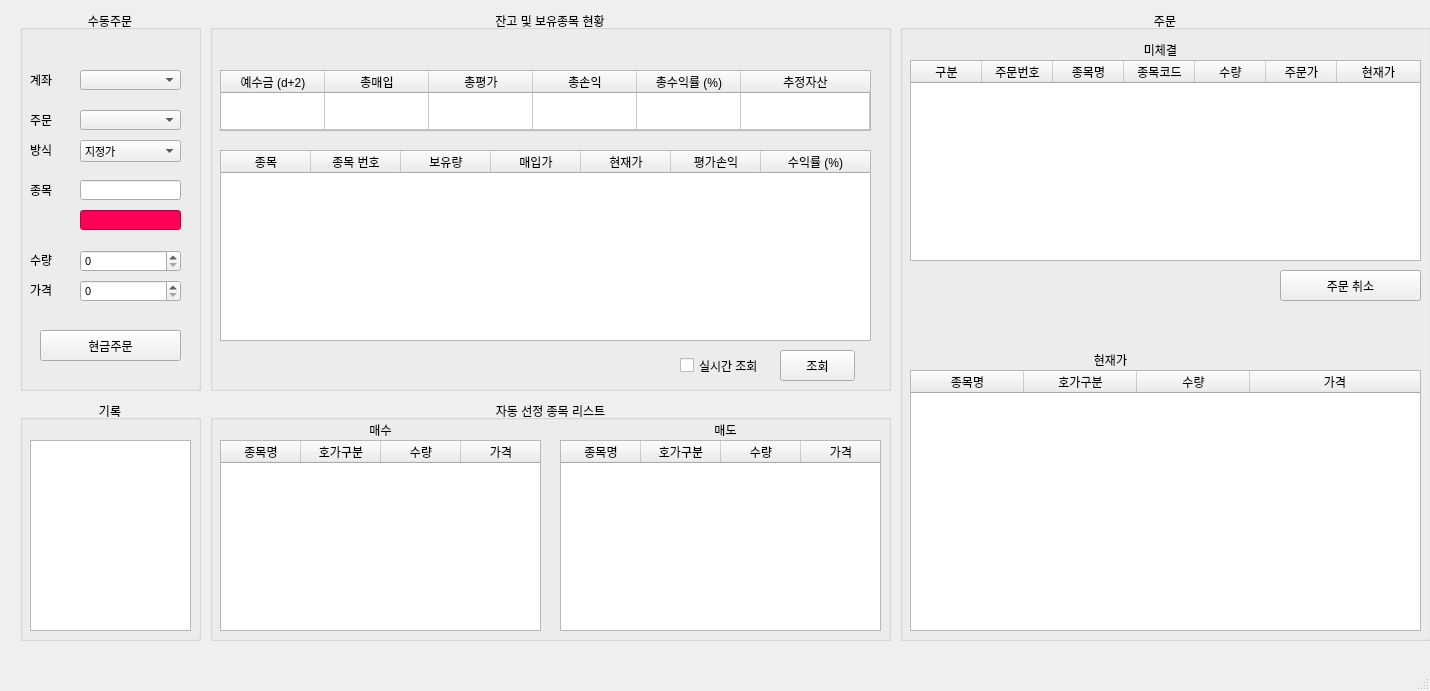
<?xml version="1.0" encoding="UTF-8"?>
<ui version="4.0">
 <class>MainWindow</class>
 <widget class="QMainWindow" name="MainWindow">
  <property name="geometry">
   <rect>
    <x>0</x>
    <y>0</y>
    <width>1430</width>
    <height>691</height>
   </rect>
  </property>
  <property name="windowTitle">
   <string>PyTrader v0.5</string>
  </property>
  <widget class="QWidget" name="centralwidget">
   <widget class="QGroupBox" name="groupBox">
    <property name="geometry">
     <rect>
      <x>20</x>
      <y>10</y>
      <width>181</width>
      <height>381</height>
     </rect>
    </property>
    <property name="title">
     <string>수동주문</string>
    </property>
    <property name="alignment">
     <set>Qt::AlignCenter</set>
    </property>
    <widget class="QComboBox" name="bidTypeComboBox">
     <property name="geometry">
      <rect>
       <x>60</x>
       <y>130</y>
       <width>101</width>
       <height>22</height>
      </rect>
     </property>
     <property name="font">
      <font>
       <pointsize>8</pointsize>
      </font>
     </property>
     <item>
      <property name="text">
       <string>지정가</string>
      </property>
     </item>
     <item>
      <property name="text">
       <string>시장가</string>
      </property>
     </item>
    </widget>
    <widget class="QLabel" name="label_6">
     <property name="geometry">
      <rect>
       <x>10</x>
       <y>270</y>
       <width>31</width>
       <height>20</height>
      </rect>
     </property>
     <property name="text">
      <string>가격</string>
     </property>
    </widget>
    <widget class="QLabel" name="label_5">
     <property name="geometry">
      <rect>
       <x>10</x>
       <y>240</y>
       <width>31</width>
       <height>20</height>
      </rect>
     </property>
     <property name="text">
      <string>수량</string>
     </property>
    </widget>
    <widget class="QLabel" name="label_4">
     <property name="geometry">
      <rect>
       <x>10</x>
       <y>130</y>
       <width>31</width>
       <height>20</height>
      </rect>
     </property>
     <property name="text">
      <string>방식</string>
     </property>
    </widget>
    <widget class="QLineEdit" name="codeNameLineEdit">
     <property name="geometry">
      <rect>
       <x>60</x>
       <y>200</y>
       <width>101</width>
       <height>20</height>
      </rect>
     </property>
     <property name="font">
      <font>
       <pointsize>8</pointsize>
      </font>
     </property>
     <property name="styleSheet">
      <string notr="true">background-color: rgb(255, 0, 89);</string>
     </property>
    </widget>
    <widget class="QSpinBox" name="qtySpinBox">
     <property name="geometry">
      <rect>
       <x>60</x>
       <y>240</y>
       <width>101</width>
       <height>22</height>
      </rect>
     </property>
     <property name="font">
      <font>
       <pointsize>8</pointsize>
      </font>
     </property>
     <property name="maximum">
      <number>100</number>
     </property>
    </widget>
    <widget class="QSpinBox" name="priceSpinBox">
     <property name="geometry">
      <rect>
       <x>60</x>
       <y>270</y>
       <width>101</width>
       <height>22</height>
      </rect>
     </property>
     <property name="sizePolicy">
      <sizepolicy hsizetype="Expanding" vsizetype="Fixed">
       <horstretch>0</horstretch>
       <verstretch>0</verstretch>
      </sizepolicy>
     </property>
     <property name="font">
      <font>
       <pointsize>8</pointsize>
      </font>
     </property>
     <property name="maximum">
      <number>100000000</number>
     </property>
     <property name="singleStep">
      <number>50</number>
     </property>
    </widget>
    <widget class="QPushButton" name="orderBtn">
     <property name="geometry">
      <rect>
       <x>20</x>
       <y>320</y>
       <width>141</width>
       <height>31</height>
      </rect>
     </property>
     <property name="sizeIncrement">
      <size>
       <width>40</width>
       <height>0</height>
      </size>
     </property>
     <property name="text">
      <string>현금주문</string>
     </property>
    </widget>
    <widget class="QLineEdit" name="codeLineEdit">
     <property name="geometry">
      <rect>
       <x>60</x>
       <y>170</y>
       <width>101</width>
       <height>20</height>
      </rect>
     </property>
     <property name="font">
      <font>
       <pointsize>8</pointsize>
      </font>
     </property>
    </widget>
    <widget class="QLabel" name="label_3">
     <property name="geometry">
      <rect>
       <x>10</x>
       <y>170</y>
       <width>31</width>
       <height>20</height>
      </rect>
     </property>
     <property name="text">
      <string>종목</string>
     </property>
    </widget>
    <widget class="QLabel" name="label_2">
     <property name="geometry">
      <rect>
       <x>10</x>
       <y>100</y>
       <width>31</width>
       <height>20</height>
      </rect>
     </property>
     <property name="text">
      <string>주문</string>
     </property>
    </widget>
    <widget class="QComboBox" name="orderTypeComboBox">
     <property name="geometry">
      <rect>
       <x>60</x>
       <y>100</y>
       <width>101</width>
       <height>20</height>
      </rect>
     </property>
     <property name="font">
      <font>
       <pointsize>8</pointsize>
       <weight>50</weight>
       <bold>false</bold>
      </font>
     </property>
     <property name="editable">
      <bool>false</bool>
     </property>
     <property name="currentIndex">
      <number>-1</number>
     </property>
     <item>
      <property name="text">
       <string>신규매수</string>
      </property>
     </item>
     <item>
      <property name="text">
       <string>신규매도</string>
      </property>
     </item>
     <item>
      <property name="text">
       <string>매수취소</string>
      </property>
     </item>
     <item>
      <property name="text">
       <string>매도취소</string>
      </property>
     </item>
    </widget>
    <widget class="QComboBox" name="accountComboBox">
     <property name="geometry">
      <rect>
       <x>60</x>
       <y>60</y>
       <width>101</width>
       <height>20</height>
      </rect>
     </property>
     <property name="sizePolicy">
      <sizepolicy hsizetype="Preferred" vsizetype="Preferred">
       <horstretch>11</horstretch>
       <verstretch>0</verstretch>
      </sizepolicy>
     </property>
     <property name="minimumSize">
      <size>
       <width>17</width>
       <height>17</height>
      </size>
     </property>
     <property name="font">
      <font>
       <family>Arial</family>
       <pointsize>8</pointsize>
       <stylestrategy>PreferAntialias</stylestrategy>
      </font>
     </property>
     <property name="contextMenuPolicy">
      <enum>Qt::PreventContextMenu</enum>
     </property>
     <property name="layoutDirection">
      <enum>Qt::LeftToRight</enum>
     </property>
     <property name="autoFillBackground">
      <bool>true</bool>
     </property>
     <property name="editable">
      <bool>false</bool>
     </property>
     <property name="currentText">
      <string/>
     </property>
     <property name="currentIndex">
      <number>-1</number>
     </property>
     <property name="insertPolicy">
      <enum>QComboBox::NoInsert</enum>
     </property>
     <property name="sizeAdjustPolicy">
      <enum>QComboBox::AdjustToMinimumContentsLengthWithIcon</enum>
     </property>
     <property name="minimumContentsLength">
      <number>15</number>
     </property>
     <property name="iconSize">
      <size>
       <width>24</width>
       <height>24</height>
      </size>
     </property>
     <property name="duplicatesEnabled">
      <bool>false</bool>
     </property>
     <property name="frame">
      <bool>true</bool>
     </property>
    </widget>
    <widget class="QLabel" name="label">
     <property name="geometry">
      <rect>
       <x>10</x>
       <y>60</y>
       <width>31</width>
       <height>20</height>
      </rect>
     </property>
     <property name="text">
      <string>계좌</string>
     </property>
    </widget>
    <zorder>bidTypeComboBox</zorder>
    <zorder>label_6</zorder>
    <zorder>label_5</zorder>
    <zorder>label_4</zorder>
    <zorder>codeNameLineEdit</zorder>
    <zorder>qtySpinBox</zorder>
    <zorder>priceSpinBox</zorder>
    <zorder>orderBtn</zorder>
    <zorder>codeLineEdit</zorder>
    <zorder>label_3</zorder>
    <zorder>label_2</zorder>
    <zorder>orderTypeComboBox</zorder>
    <zorder>label</zorder>
    <zorder>accountComboBox</zorder>
   </widget>
   <widget class="QGroupBox" name="groupBox_2">
    <property name="geometry">
     <rect>
      <x>210</x>
      <y>10</y>
      <width>681</width>
      <height>381</height>
     </rect>
    </property>
    <property name="title">
     <string>잔고 및 보유종목 현황</string>
    </property>
    <property name="alignment">
     <set>Qt::AlignCenter</set>
    </property>
    <widget class="QTableWidget" name="accountEvaluationTable">
     <property name="geometry">
      <rect>
       <x>10</x>
       <y>60</y>
       <width>651</width>
       <height>61</height>
      </rect>
     </property>
     <property name="minimumSize">
      <size>
       <width>651</width>
       <height>51</height>
      </size>
     </property>
     <property name="maximumSize">
      <size>
       <width>651</width>
       <height>66</height>
      </size>
     </property>
     <property name="layoutDirection">
      <enum>Qt::LeftToRight</enum>
     </property>
     <property name="styleSheet">
      <string notr="true">qdarkgraystyle</string>
     </property>
     <property name="frameShape">
      <enum>QFrame::StyledPanel</enum>
     </property>
     <property name="frameShadow">
      <enum>QFrame::Sunken</enum>
     </property>
     <property name="lineWidth">
      <number>1</number>
     </property>
     <property name="midLineWidth">
      <number>0</number>
     </property>
     <property name="verticalScrollBarPolicy">
      <enum>Qt::ScrollBarAlwaysOff</enum>
     </property>
     <property name="horizontalScrollBarPolicy">
      <enum>Qt::ScrollBarAlwaysOff</enum>
     </property>
     <property name="sizeAdjustPolicy">
      <enum>QAbstractScrollArea::AdjustIgnored</enum>
     </property>
     <property name="autoScroll">
      <bool>false</bool>
     </property>
     <property name="rowCount">
      <number>1</number>
     </property>
     <attribute name="horizontalHeaderVisible">
      <bool>true</bool>
     </attribute>
     <attribute name="horizontalHeaderCascadingSectionResizes">
      <bool>false</bool>
     </attribute>
     <attribute name="horizontalHeaderDefaultSectionSize">
      <number>104</number>
     </attribute>
     <attribute name="horizontalHeaderHighlightSections">
      <bool>true</bool>
     </attribute>
     <attribute name="horizontalHeaderShowSortIndicator" stdset="0">
      <bool>false</bool>
     </attribute>
     <attribute name="horizontalHeaderStretchLastSection">
      <bool>true</bool>
     </attribute>
     <attribute name="verticalHeaderVisible">
      <bool>false</bool>
     </attribute>
     <attribute name="verticalHeaderCascadingSectionResizes">
      <bool>false</bool>
     </attribute>
     <attribute name="verticalHeaderDefaultSectionSize">
      <number>1</number>
     </attribute>
     <attribute name="verticalHeaderHighlightSections">
      <bool>true</bool>
     </attribute>
     <attribute name="verticalHeaderMinimumSectionSize">
      <number>0</number>
     </attribute>
     <attribute name="verticalHeaderShowSortIndicator" stdset="0">
      <bool>true</bool>
     </attribute>
     <attribute name="verticalHeaderStretchLastSection">
      <bool>true</bool>
     </attribute>
     <row/>
     <column>
      <property name="text">
       <string>예수금 (d+2)</string>
      </property>
     </column>
     <column>
      <property name="text">
       <string>총매입</string>
      </property>
     </column>
     <column>
      <property name="text">
       <string>총평가</string>
      </property>
     </column>
     <column>
      <property name="text">
       <string>총손익</string>
      </property>
     </column>
     <column>
      <property name="text">
       <string>총수익률 (%)</string>
      </property>
     </column>
     <column>
      <property name="text">
       <string>추정자산</string>
      </property>
     </column>
    </widget>
    <widget class="QTableWidget" name="stocksTable">
     <property name="geometry">
      <rect>
       <x>10</x>
       <y>140</y>
       <width>651</width>
       <height>191</height>
      </rect>
     </property>
     <property name="minimumSize">
      <size>
       <width>651</width>
       <height>0</height>
      </size>
     </property>
     <property name="maximumSize">
      <size>
       <width>651</width>
       <height>16777215</height>
      </size>
     </property>
     <property name="lineWidth">
      <number>1</number>
     </property>
     <property name="sizeAdjustPolicy">
      <enum>QAbstractScrollArea::AdjustToContentsOnFirstShow</enum>
     </property>
     <property name="selectionBehavior">
      <enum>QAbstractItemView::SelectRows</enum>
     </property>
     <attribute name="horizontalHeaderCascadingSectionResizes">
      <bool>false</bool>
     </attribute>
     <attribute name="horizontalHeaderDefaultSectionSize">
      <number>90</number>
     </attribute>
     <attribute name="horizontalHeaderMinimumSectionSize">
      <number>17</number>
     </attribute>
     <attribute name="horizontalHeaderShowSortIndicator" stdset="0">
      <bool>false</bool>
     </attribute>
     <attribute name="horizontalHeaderStretchLastSection">
      <bool>true</bool>
     </attribute>
     <attribute name="verticalHeaderVisible">
      <bool>false</bool>
     </attribute>
     <column>
      <property name="text">
       <string>종목</string>
      </property>
     </column>
     <column>
      <property name="text">
       <string>종목 번호</string>
      </property>
     </column>
     <column>
      <property name="text">
       <string>보유량</string>
      </property>
     </column>
     <column>
      <property name="text">
       <string>매입가</string>
      </property>
     </column>
     <column>
      <property name="text">
       <string>현재가</string>
      </property>
     </column>
     <column>
      <property name="text">
       <string>평가손익</string>
      </property>
     </column>
     <column>
      <property name="text">
       <string>수익률 (%)</string>
      </property>
     </column>
    </widget>
    <widget class="QCheckBox" name="realtimeCheckBox">
     <property name="geometry">
      <rect>
       <x>470</x>
       <y>340</y>
       <width>101</width>
       <height>31</height>
      </rect>
     </property>
     <property name="sizePolicy">
      <sizepolicy hsizetype="Minimum" vsizetype="Preferred">
       <horstretch>2</horstretch>
       <verstretch>2</verstretch>
      </sizepolicy>
     </property>
     <property name="minimumSize">
      <size>
       <width>45</width>
       <height>15</height>
      </size>
     </property>
     <property name="maximumSize">
      <size>
       <width>16777215</width>
       <height>16777215</height>
      </size>
     </property>
     <property name="autoFillBackground">
      <bool>false</bool>
     </property>
     <property name="text">
      <string>실시간 조회</string>
     </property>
     <property name="iconSize">
      <size>
       <width>24</width>
       <height>25</height>
      </size>
     </property>
     <property name="checked">
      <bool>false</bool>
     </property>
     <property name="tristate">
      <bool>false</bool>
     </property>
    </widget>
    <widget class="QPushButton" name="inquiryBtn">
     <property name="geometry">
      <rect>
       <x>570</x>
       <y>340</y>
       <width>75</width>
       <height>31</height>
      </rect>
     </property>
     <property name="text">
      <string>조회</string>
     </property>
    </widget>
    <zorder>stocksTable</zorder>
    <zorder>realtimeCheckBox</zorder>
    <zorder>inquiryBtn</zorder>
    <zorder>accountEvaluationTable</zorder>
   </widget>
   <widget class="QGroupBox" name="groupBox_3">
    <property name="geometry">
     <rect>
      <x>210</x>
      <y>400</y>
      <width>681</width>
      <height>241</height>
     </rect>
    </property>
    <property name="title">
     <string>자동 선정 종목 리스트</string>
    </property>
    <property name="alignment">
     <set>Qt::AlignCenter</set>
    </property>
    <widget class="QTableWidget" name="automatedBuyStocksTable">
     <property name="enabled">
      <bool>true</bool>
     </property>
     <property name="geometry">
      <rect>
       <x>10</x>
       <y>40</y>
       <width>321</width>
       <height>191</height>
      </rect>
     </property>
     <property name="sizePolicy">
      <sizepolicy hsizetype="Expanding" vsizetype="Expanding">
       <horstretch>0</horstretch>
       <verstretch>0</verstretch>
      </sizepolicy>
     </property>
     <property name="font">
      <font>
       <stylestrategy>PreferDefault</stylestrategy>
      </font>
     </property>
     <property name="horizontalScrollBarPolicy">
      <enum>Qt::ScrollBarAlwaysOff</enum>
     </property>
     <property name="sizeAdjustPolicy">
      <enum>QAbstractScrollArea::AdjustToContents</enum>
     </property>
     <property name="gridStyle">
      <enum>Qt::SolidLine</enum>
     </property>
     <attribute name="horizontalHeaderVisible">
      <bool>true</bool>
     </attribute>
     <attribute name="horizontalHeaderCascadingSectionResizes">
      <bool>false</bool>
     </attribute>
     <attribute name="horizontalHeaderDefaultSectionSize">
      <number>80</number>
     </attribute>
     <attribute name="horizontalHeaderHighlightSections">
      <bool>true</bool>
     </attribute>
     <attribute name="horizontalHeaderMinimumSectionSize">
      <number>75</number>
     </attribute>
     <attribute name="horizontalHeaderShowSortIndicator" stdset="0">
      <bool>false</bool>
     </attribute>
     <attribute name="horizontalHeaderStretchLastSection">
      <bool>true</bool>
     </attribute>
     <attribute name="verticalHeaderVisible">
      <bool>false</bool>
     </attribute>
     <column>
      <property name="text">
       <string>종목명</string>
      </property>
     </column>
     <column>
      <property name="text">
       <string>호가구분</string>
      </property>
     </column>
     <column>
      <property name="text">
       <string>수량</string>
      </property>
     </column>
     <column>
      <property name="text">
       <string>가격</string>
      </property>
     </column>
    </widget>
    <widget class="QTableWidget" name="automatedSellStocksTable">
     <property name="geometry">
      <rect>
       <x>350</x>
       <y>40</y>
       <width>321</width>
       <height>191</height>
      </rect>
     </property>
     <property name="sizePolicy">
      <sizepolicy hsizetype="Expanding" vsizetype="Expanding">
       <horstretch>0</horstretch>
       <verstretch>0</verstretch>
      </sizepolicy>
     </property>
     <property name="horizontalScrollBarPolicy">
      <enum>Qt::ScrollBarAlwaysOff</enum>
     </property>
     <property name="sizeAdjustPolicy">
      <enum>QAbstractScrollArea::AdjustIgnored</enum>
     </property>
     <attribute name="horizontalHeaderVisible">
      <bool>true</bool>
     </attribute>
     <attribute name="horizontalHeaderCascadingSectionResizes">
      <bool>false</bool>
     </attribute>
     <attribute name="horizontalHeaderDefaultSectionSize">
      <number>80</number>
     </attribute>
     <attribute name="horizontalHeaderHighlightSections">
      <bool>true</bool>
     </attribute>
     <attribute name="horizontalHeaderMinimumSectionSize">
      <number>75</number>
     </attribute>
     <attribute name="horizontalHeaderShowSortIndicator" stdset="0">
      <bool>false</bool>
     </attribute>
     <attribute name="horizontalHeaderStretchLastSection">
      <bool>true</bool>
     </attribute>
     <attribute name="verticalHeaderVisible">
      <bool>false</bool>
     </attribute>
     <column>
      <property name="text">
       <string>종목명</string>
      </property>
     </column>
     <column>
      <property name="text">
       <string>호가구분</string>
      </property>
     </column>
     <column>
      <property name="text">
       <string>수량</string>
      </property>
     </column>
     <column>
      <property name="text">
       <string>가격</string>
      </property>
     </column>
    </widget>
    <widget class="QLabel" name="label_7">
     <property name="geometry">
      <rect>
       <x>140</x>
       <y>20</y>
       <width>61</width>
       <height>20</height>
      </rect>
     </property>
     <property name="text">
      <string>매수</string>
     </property>
     <property name="alignment">
      <set>Qt::AlignCenter</set>
     </property>
    </widget>
    <widget class="QLabel" name="label_8">
     <property name="geometry">
      <rect>
       <x>490</x>
       <y>20</y>
       <width>51</width>
       <height>20</height>
      </rect>
     </property>
     <property name="text">
      <string>매도</string>
     </property>
     <property name="alignment">
      <set>Qt::AlignCenter</set>
     </property>
    </widget>
   </widget>
   <widget class="QGroupBox" name="groupBox_4">
    <property name="geometry">
     <rect>
      <x>20</x>
      <y>400</y>
      <width>181</width>
      <height>241</height>
     </rect>
    </property>
    <property name="title">
     <string>기록</string>
    </property>
    <property name="alignment">
     <set>Qt::AlignCenter</set>
    </property>
    <widget class="QTextEdit" name="logTextEdit">
     <property name="geometry">
      <rect>
       <x>10</x>
       <y>40</y>
       <width>161</width>
       <height>191</height>
      </rect>
     </property>
    </widget>
   </widget>
   <widget class="QGroupBox" name="groupBox_5">
    <property name="geometry">
     <rect>
      <x>900</x>
      <y>10</y>
      <width>531</width>
      <height>631</height>
     </rect>
    </property>
    <property name="title">
     <string>주문</string>
    </property>
    <property name="alignment">
     <set>Qt::AlignCenter</set>
    </property>
    <widget class="QTableWidget" name="automatedBuyStocksTable_2">
     <property name="enabled">
      <bool>true</bool>
     </property>
     <property name="geometry">
      <rect>
       <x>10</x>
       <y>360</y>
       <width>511</width>
       <height>261</height>
      </rect>
     </property>
     <property name="sizePolicy">
      <sizepolicy hsizetype="Expanding" vsizetype="Expanding">
       <horstretch>0</horstretch>
       <verstretch>0</verstretch>
      </sizepolicy>
     </property>
     <property name="font">
      <font>
       <stylestrategy>PreferDefault</stylestrategy>
      </font>
     </property>
     <property name="horizontalScrollBarPolicy">
      <enum>Qt::ScrollBarAlwaysOff</enum>
     </property>
     <property name="sizeAdjustPolicy">
      <enum>QAbstractScrollArea::AdjustToContents</enum>
     </property>
     <property name="gridStyle">
      <enum>Qt::SolidLine</enum>
     </property>
     <attribute name="horizontalHeaderVisible">
      <bool>true</bool>
     </attribute>
     <attribute name="horizontalHeaderCascadingSectionResizes">
      <bool>false</bool>
     </attribute>
     <attribute name="horizontalHeaderDefaultSectionSize">
      <number>113</number>
     </attribute>
     <attribute name="horizontalHeaderHighlightSections">
      <bool>true</bool>
     </attribute>
     <attribute name="horizontalHeaderMinimumSectionSize">
      <number>75</number>
     </attribute>
     <attribute name="horizontalHeaderShowSortIndicator" stdset="0">
      <bool>false</bool>
     </attribute>
     <attribute name="horizontalHeaderStretchLastSection">
      <bool>true</bool>
     </attribute>
     <attribute name="verticalHeaderVisible">
      <bool>false</bool>
     </attribute>
     <column>
      <property name="text">
       <string>종목명</string>
      </property>
     </column>
     <column>
      <property name="text">
       <string>호가구분</string>
      </property>
     </column>
     <column>
      <property name="text">
       <string>수량</string>
      </property>
     </column>
     <column>
      <property name="text">
       <string>가격</string>
      </property>
     </column>
    </widget>
    <widget class="QTableWidget" name="notConcludedOrderTable">
     <property name="geometry">
      <rect>
       <x>10</x>
       <y>50</y>
       <width>511</width>
       <height>201</height>
      </rect>
     </property>
     <property name="sizePolicy">
      <sizepolicy hsizetype="Expanding" vsizetype="Expanding">
       <horstretch>0</horstretch>
       <verstretch>0</verstretch>
      </sizepolicy>
     </property>
     <property name="horizontalScrollBarPolicy">
      <enum>Qt::ScrollBarAlwaysOff</enum>
     </property>
     <property name="sizeAdjustPolicy">
      <enum>QAbstractScrollArea::AdjustIgnored</enum>
     </property>
     <property name="selectionBehavior">
      <enum>QAbstractItemView::SelectRows</enum>
     </property>
     <attribute name="horizontalHeaderVisible">
      <bool>true</bool>
     </attribute>
     <attribute name="horizontalHeaderCascadingSectionResizes">
      <bool>false</bool>
     </attribute>
     <attribute name="horizontalHeaderDefaultSectionSize">
      <number>71</number>
     </attribute>
     <attribute name="horizontalHeaderHighlightSections">
      <bool>true</bool>
     </attribute>
     <attribute name="horizontalHeaderMinimumSectionSize">
      <number>30</number>
     </attribute>
     <attribute name="horizontalHeaderShowSortIndicator" stdset="0">
      <bool>false</bool>
     </attribute>
     <attribute name="horizontalHeaderStretchLastSection">
      <bool>true</bool>
     </attribute>
     <attribute name="verticalHeaderVisible">
      <bool>false</bool>
     </attribute>
     <attribute name="verticalHeaderDefaultSectionSize">
      <number>30</number>
     </attribute>
     <attribute name="verticalHeaderMinimumSectionSize">
      <number>29</number>
     </attribute>
     <column>
      <property name="text">
       <string>구분</string>
      </property>
     </column>
     <column>
      <property name="text">
       <string>주문번호</string>
      </property>
     </column>
     <column>
      <property name="text">
       <string>종목명</string>
      </property>
     </column>
     <column>
      <property name="text">
       <string>종목코드</string>
      </property>
     </column>
     <column>
      <property name="text">
       <string>수량</string>
      </property>
     </column>
     <column>
      <property name="text">
       <string>주문가</string>
      </property>
     </column>
     <column>
      <property name="text">
       <string>현재가</string>
      </property>
     </column>
    </widget>
    <widget class="QLabel" name="label_9">
     <property name="geometry">
      <rect>
       <x>230</x>
       <y>30</y>
       <width>61</width>
       <height>20</height>
      </rect>
     </property>
     <property name="text">
      <string>미체결</string>
     </property>
     <property name="alignment">
      <set>Qt::AlignCenter</set>
     </property>
    </widget>
    <widget class="QLabel" name="label_11">
     <property name="geometry">
      <rect>
       <x>180</x>
       <y>340</y>
       <width>61</width>
       <height>20</height>
      </rect>
     </property>
     <property name="text">
      <string>현재가</string>
     </property>
     <property name="alignment">
      <set>Qt::AlignCenter</set>
     </property>
    </widget>
    <widget class="QPushButton" name="orderCancelBtn">
     <property name="geometry">
      <rect>
       <x>380</x>
       <y>260</y>
       <width>141</width>
       <height>31</height>
      </rect>
     </property>
     <property name="sizeIncrement">
      <size>
       <width>40</width>
       <height>0</height>
      </size>
     </property>
     <property name="text">
      <string>주문 취소</string>
     </property>
    </widget>
   </widget>
  </widget>
  <widget class="QMenuBar" name="menubar">
   <property name="geometry">
    <rect>
     <x>0</x>
     <y>0</y>
     <width>1430</width>
     <height>21</height>
    </rect>
   </property>
  </widget>
  <widget class="QStatusBar" name="statusbar"/>
 </widget>
 <resources/>
 <connections/>
</ui>
